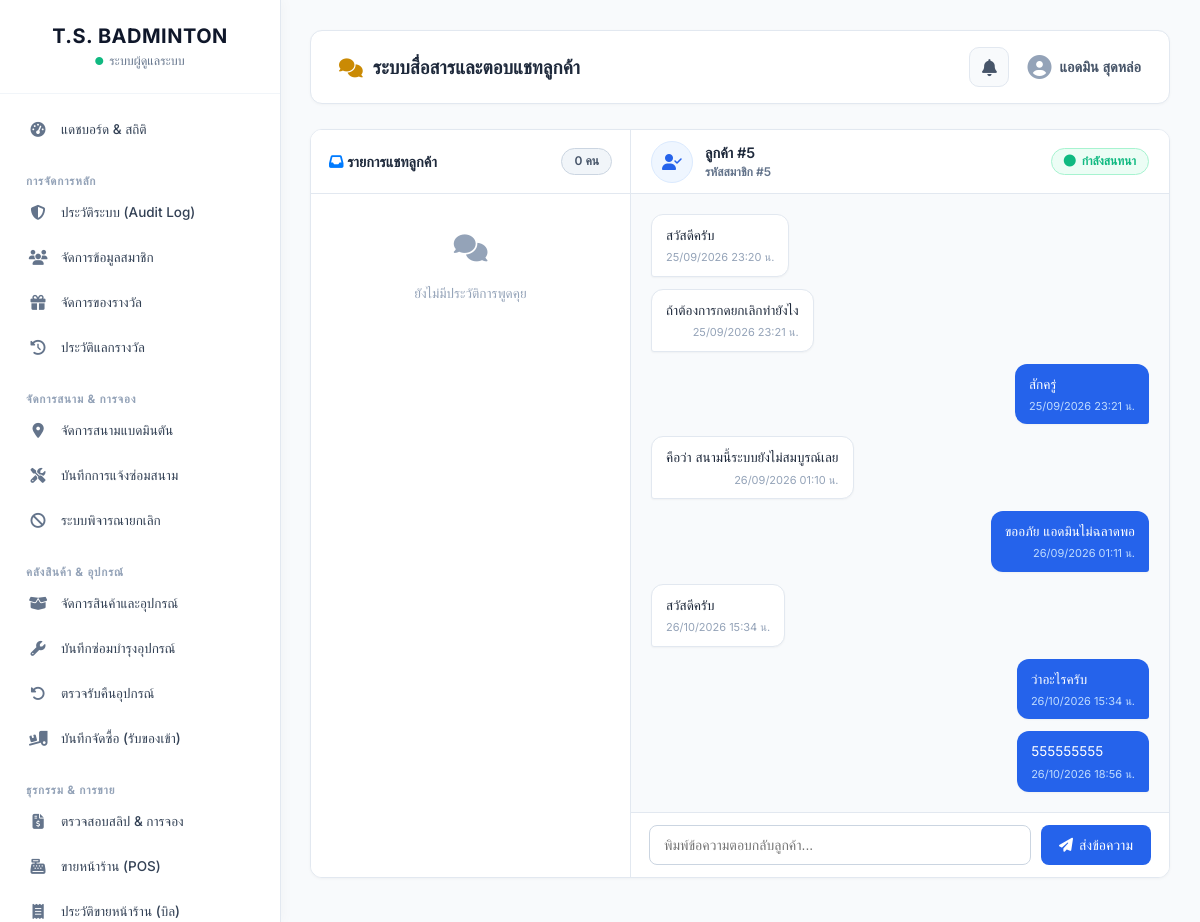
Page /admin/chats.php?member_id=5 (signed in) on the committed database.
### tables this page shows
CREATE TABLE `chat` (
  `chat_id` int(11) NOT NULL AUTO_INCREMENT,
  `member_id` int(11) NOT NULL,
  `admin_id` int(11) DEFAULT NULL,
  `chat_message` text NOT NULL,
  `chat_sender` enum('สมาชิก','Admin') NOT NULL,
  `chat_datetime` datetime DEFAULT current_timestamp(),
  PRIMARY KEY (`chat_id`),
  KEY `member_id` (`member_id`),
  KEY `admin_id` (`admin_id`),
  CONSTRAINT `chat_ibfk_1` FOREIGN KEY (`member_id`) REFERENCES `member` (`member_id`) ON DELETE CASCADE,
  CONSTRAINT `chat_ibfk_2` FOREIGN KEY (`admin_id`) REFERENCES `admin` (`admin_id`) ON DELETE SET NULL
);

### admin/chats.php (the view, shortened to what this page needs)
<?php
require_once 'includes/auth_check.php';
$chat_members = [];
try {
    $sql_members = "SELECT m.member_id, m.member_name, MAX(ch.chat_datetime) AS latest_chat,
                           (SELECT chat_message FROM Chat WHERE member_id = m.member_id ORDER BY chat_datetime DESC LIMIT 1) AS last_message,
                           (SELECT chat_sender FROM Chat WHERE member_id = m.member_id ORDER BY chat_datetime DESC LIMIT 1) AS last_sender
                    FROM Member m
                    JOIN Chat ch ON m.member_id = ch.member_id
                    GROUP BY m.member_id, m.member_name
                    ORDER BY latest_chat DESC";
    $stmt_members = $conn->query($sql_members);
    $chat_members = $stmt_members->fetchAll(PDO::FETCH_ASSOC);
} catch(PDOException $e) {
    error_log("Chat members load error: " . $e->getMessage());
}
$active_member_id = isset($_GET['member_id']) ? intval($_GET['member_id']) : ($chat_members[0]['member_id'] ?? null);
$messages = [];
$active_member_name = "เลือกห้องแชท";
if ($active_member_id) {
    try {
        $stmt_msg = $conn->prepare("SELECT * FROM Chat WHERE member_id = :mid ORDER BY chat_datetime ASC");
        $stmt_msg->execute([':mid' => $active_member_id]);
        $messages = $stmt_msg->fetchAll(PDO::FETCH_ASSOC);
        $stmt_name = $conn->prepare("SELECT member_name FROM Member WHERE member_id = :mid");
        $stmt_name->execute([':mid' => $active_member_id]);
        $active_member_name = $stmt_name->fetchColumn() ?: "ลูกค้า #" . $active_member_id;
    } catch(PDOException $e) {
        error_log("Chat messages load error: " . $e->getMessage());
    }
}
$page_header = '<i class="fas fa-comments"></i> ระบบสื่อสารและตอบแชทลูกค้า';
include 'includes/header.php';
?>
<div class="chat-container">
    <div class="chat-sidebar">
        <div class="chat-sidebar-header">
            <span><i class="fas fa-inbox text-primary"></i> รายการแชทลูกค้า</span>
            <span class="badge-silver"><?php echo count($chat_members); ?> คน</span>
        </div>
        <div class="chat-sidebar-list">
            <?php if (count($chat_members) > 0): ?>
                <?php foreach ($chat_members as $m): ?>
                    <?php $is_active = ($m['member_id'] == $active_member_id); ?>
                    <a href="chats.php?member_id=<?php echo intval($m['member_id']); ?>"
                       class="chat-member-item <?php echo $is_active ? 'active' : ''; ?>">
                        <div class="chat-avatar">
                            <i class="fas fa-user"></i>
                        </div>
                        <div class="chat-member-info">
                            <span class="chat-member-name"><?php echo htmlspecialchars($m['member_name'], ENT_QUOTES, 'UTF-8'); ?></span>
                            <span class="chat-member-meta">
                                <?php
                                if (!empty($m['last_message'])) {
                                    $prefix = ($m['last_sender'] === 'Admin') ? 'คุณ: ' : '';
                                    echo htmlspecialchars($prefix . $m['last_message'], ENT_QUOTES, 'UTF-8');
                                } else {
                                    echo 'เริ่มการสนทนา';
                                }
                                ?>
                            </span>
                        </div>
                    </a>
                <?php endforeach; ?>
            <?php else: ?>
                <div class="chat-empty">
                    <i class="fas fa-comments fa-2x mb-10 text-muted"></i>
                    <p>ยังไม่มีประวัติการพูดคุย</p>
                </div>
            <?php endif; ?>
        </div>
    </div>
    <div class="chat-main">
        <?php if ($active_member_id): ?>
            <div class="chat-main-header">
                <div class="chat-header-user">
                    <div class="chat-avatar">
                        <i class="fas fa-user-check"></i>
                    </div>
                    <div class="chat-user-details">
                        <span class="chat-user-name"><?php echo htmlspecialchars($active_member_name, ENT_QUOTES, 'UTF-8'); ?></span>
                        <span class="chat-user-id">รหัสสมาชิก #<?php echo intval($active_member_id); ?></span>
                    </div>
                </div>
                <span class="badge badge-success"><i class="fas fa-circle text-10"></i> กำลังสนทนา</span>
            </div>
            <div class="chat-messages" id="chatMessagesBox"
                 data-last-id="<?php echo !empty($messages) ? intval(end($messages)['chat_id']) : 0; ?>"
                 data-member-id="<?php echo intval($active_member_id); ?>">
                <?php if (count($messages) > 0): ?>
                    <?php foreach ($messages as $msg): ?>
                        <?php $is_admin = ($msg['chat_sender'] == 'Admin'); ?>
                        <div class="chat-bubble <?php echo $is_admin ? 'admin' : 'member'; ?>">
                            <?php echo nl2br(htmlspecialchars($msg['chat_message'], ENT_QUOTES, 'UTF-8')); ?>
                            <span class="chat-time">
                                <?php echo date('d/m/Y H:i', strtotime($msg['chat_datetime'])); ?> น.
                            </span>
                        </div>
                    <?php endforeach; ?>
                <?php endif; ?>
            </div>
            <form action="actions/chat_send_db.php" method="POST" class="chat-input-area" id="adminChatForm">
                <input type="text" name="message" id="chatInputMessage" placeholder="พิมพ์ข้อความตอบกลับลูกค้า..." required autocomplete="off">
                <button type="submit" class="btn-chat-send" id="btnChatSend">
                    <i class="fas fa-paper-plane"></i> ส่งข้อความ
                </button>
            </form>
        <?php endif; ?>
    </div>
</div>
<?php include 'includes/footer.php'; ?>

### assets/css/global.css (style rules this page uses)
:root { --bg-primary: #090909; --bg-surface: #191919; --bg-elevated: #292929; --color-gold: #FFB91D; --color-gold-hover: #E9A812; --text-primary: #F5F5F5; --text-secondary: #A3A3A3; --text-on-gold: #090909; --border-color: #383838; --status-available: #22C55E; --status-booked: #EF4444; --brand-accent: var(--color-gold); --text-muted: var(--text-secondary); --shadow-lg: 0 10px 25px -3px rgba(0, 0, 0, 0.7); --radius-sm: 6px; --radius-md: 10px; --radius-lg: 16px; --radius-full: 9999px; --transition-fast: 0.2s ease; --transition-normal: 0.3s ease; }
.badge, .badge-status { padding: 4px 8px; border-radius: 4px; font-size: 12px; font-weight: bold; display: inline-block; }
.badge-success { background: #28a745; color: white; }

### rows in the picture
chat: chat_message "สวัสดีครับ", chat_datetime "25/09/2026 23:20"
chat: chat_message "ถ้าต้องการกดยกเลิกทำยังไง", chat_datetime "25/09/2026 23:21"
chat: chat_message "สักครู่", chat_datetime "25/09/2026 23:21"
chat: chat_message "คือว่า สนามนี้ระบบยังไม่สมบูรณ์เลย", chat_datetime "26/09/2026 01:10"
chat: chat_message "ขออภัย แอดมินไม่ฉลาดพอ", chat_datetime "26/09/2026 01:11"
chat: chat_message "สวัสดีครับ", chat_datetime "26/10/2026 15:34"
chat: chat_message "ว่าอะไรครับ", chat_datetime "26/10/2026 15:34"
chat: chat_message "555555555", chat_datetime "26/10/2026 18:56"

### other values in the picture
$_SESSION['admin_name'] "แอดมิน สุดหล่อ"
count($chat_members) "0"
$active_member_name "ลูกค้า #5"
$active_member_id "5"
